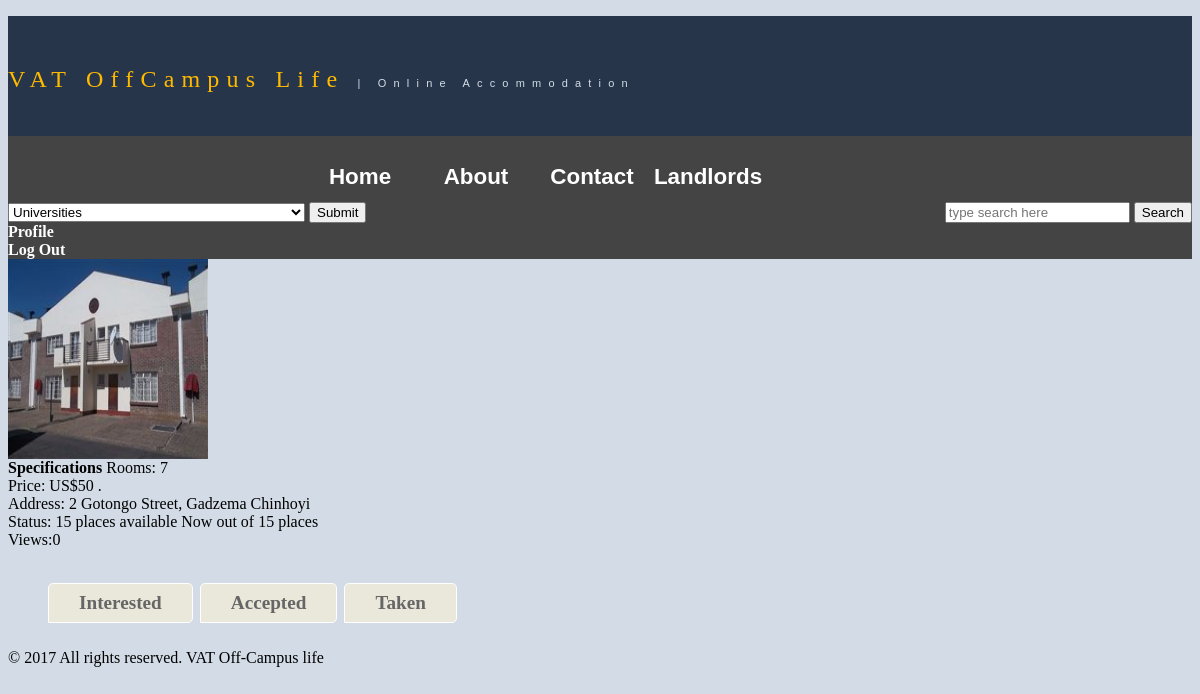
Page /house.php?id=19 (signed in) on the committed database.
### tables this page shows
CREATE TABLE `houses` (
	`id`	int(11) NOT NULL AUTO_INCREMENT,
	`address`	varchar(60) NOT NULL,
	`college`	varchar(100) NOT NULL,
	`rooms`	int(11) NOT NULL,
	`capacity`	int(11) NOT NULL,
	`occupied`	int(11) NOT NULL,
	`price`	double NOT NULL,
	`description`	text NOT NULL,
	`images`	varchar(255) NOT NULL,
	`landlord_id`	int(11) NOT NULL,
	`ecocash_name`	varchar(100) NOT NULL,
	`ecocash_number` varchar(25) NOT NULL, PRIMARY KEY (`id`)
);

### core.php (called while the page is built, shortened)
<?php
	function loggedin(){
		if(isset($_SESSION['user_id']) && !empty($_SESSION['user_id'])){
			return true;
		}else{
			return false;
		}
	}
	function views_count($house_id){
		global $conn;
		$query = "SELECT * FROM views_count WHERE house_id = $house_id";
		$query_run = mysqli_query($conn, $query);
		$views = $query_num_rows = mysqli_num_rows($query_run);
		return $views;
	}
?>

### house.php (the view, shortened to what this page needs)
<?php
include 'header.php';
?>
<?php
	$house_get_id = htmlspecialchars($_GET['id']);
	$query = "SELECT * FROM houses WHERE id = '$house_get_id'";
	$query_run = mysqli_query($conn, $query);
	$result_house = mysqli_fetch_assoc($query_run);
	if(loggedin()){
?>
<?php
		$status = $result_people['landlord_student'];
		$house_id = $result_house['id'];
		$people_id = $result_people['id'];
		 $landlord_id = $result_house['landlord_id'];
		$views = views_count($house_id);
?>
			<div>
				<a href="house.php?id=<?php echo $result_house['id'];?>">
				<img src="<?php echo $result_house['images']; ?>" height="200" width="200" ><br></a>
				<strong>Specifications</strong>
				Rooms: <?php echo $result_house['rooms']; ?><br>
				Price: US$<?php echo $result_house['price']; ?> .<br>
				Address: <?php echo $result_house['address']; ?><br>
				Status: <?php echo ($result_house['capacity']-$result_house['occupied']); ?>
				 places available Now out of <?php echo $result_house['capacity']; ?> places <br>
				Views:<?php echo $views; ?><br><br>
			</div>
<?php
		if($status == 'Student' ){
				$query = "SELECT * FROM people_house
					JOIN houses ON houses.landlord_id = people_house.landlord_id
					WHERE student_id = $people_id AND house_id= $house_id ";
				$query_run = mysqli_query($conn, $query);
				$query_num_rows = mysqli_num_rows($query_run);
				if($query_num_rows <= 0){
?>
						If interested and you would like to be considerd for a place please click the button.
						<form action="status.php" method="POST">
						<input type="hidden" name="status" value="interested">
						<input type="hidden" name="house_id" value="<?php echo $house_id;?>">
						<input type="hidden" name="people_id" value="<?php echo $people_id;?>">
						<input type="hidden" name="landlord_id" value="<?php echo $landlord_id;?>">
						<input type="submit" value="Interested">
					</form>
<?php 				}else{
					$result = mysqli_fetch_assoc($query_run);
					if($result['status'] == 'interested'){
						$query_2 = "SELECT * FROM people_house
							WHERE house_id = '$house_id'
							AND landlord_id = '$landlord_id'
							AND status = 'interested'
							AND student_id != $people_id";
						if($query_run_2 = mysqli_query($conn, $query_2)){
							$query_num_rows_2 = mysqli_num_rows($query_run_2);
							echo "You and  $query_num_rows_2 others are interested.";
						}else{
							echo 'query did not run';
						}
					}else if($result['status'] == 'accept'){
						echo 'Your request has been accepted inorder to take the place make an Ecocash payment to the given number.<br>'
							."Ecocash Name: ".$result['ecocash_name'].'<br>'
							."Ecocash Number: ".$result['ecocash_number'];
					}else if($result['status'] == 'taken'){
						echo 'Your payment has been received and you are now free to move in.';
					}
				 }
?>
<?php
			}else if($status == 'Landlord' && $people_id == $landlord_id){
?>
				 <nav id="profiletabs">
				<ul class="clearfix">
				  <li><a href="house.php?id=<?php echo $house_id;?>&status=interested">Interested</a></li>
				  <li><a href="house.php?id=<?php echo $house_id;?>&status=accept">Accepted</a></li>
				  <li><a href="house.php?id=<?php echo $house_id;?>&status=taken">Taken</a></li>
				</ul>
			      </nav>
<?php
		}
	} else {
		echo 'Please Log In to view more';
	}
	include 'footer.php';
?>

### myhome.css (style rules this page uses)
a { color: #FF6600; font-weight:bold; text-decoration:none; }
img { max-width:100%; }
#profiletabs { display: block; margin-bottom: 4px; height: 50px; }
#profiletabs ul { list-style: none; display: inline block; width: 70%; height: 50px; }
#profiletabs ul li a { display: inline block; float: left; padding: 8px 30px; font-size: 1.2em; font-weight: bold; background: #eae8db; color: #666; margin-right: 7px; border: 1px solid #fff; -webkit-border-radius: 5px; -webkit-border-bottom-left-radius: 0; -moz-border-radius: 5px; -moz-border-radius-bottomleft: 0; border-radius: 5px; border-bottom-left-radius: 0; }

### rows in the picture
houses: images (picture), rooms "7", price "50", address "2 Gotongo Street, Gadzema Chinhoyi", $result_house['capacity']-$result_house['occupied'] "15", capacity "15"

### other values in the picture
$views "0"
